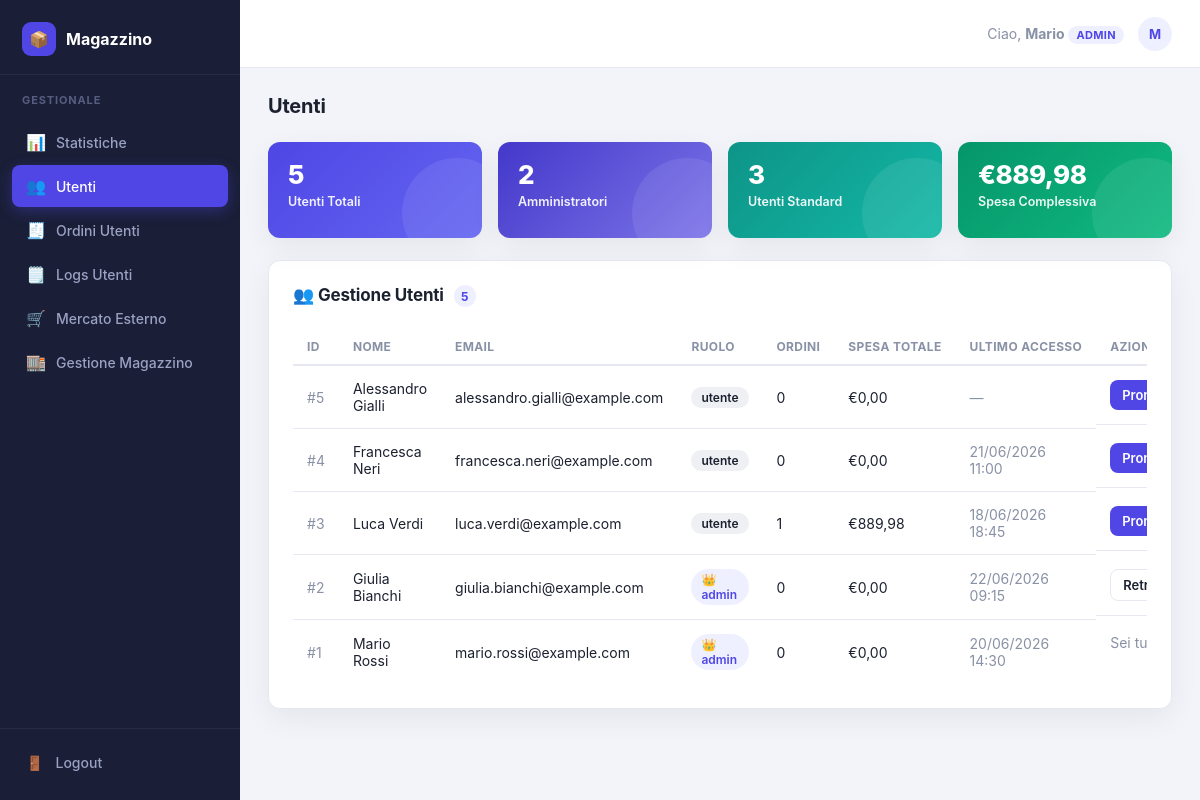
/admin_users.php (signed in), run on the app's committed database.
### tables this page shows
CREATE TABLE IF NOT EXISTS utenti (
    id INT AUTO_INCREMENT PRIMARY KEY,
    nome VARCHAR(100) NOT NULL,
    cognome VARCHAR(100) NOT NULL,
    email VARCHAR(100) NOT NULL UNIQUE,
    password VARCHAR(255) NOT NULL,
    tipo_utente ENUM('admin', 'user') NOT NULL DEFAULT 'user',
    data_registrazione TIMESTAMP DEFAULT CURRENT_TIMESTAMP,
    ultimo_accesso TIMESTAMP NULL DEFAULT NULL
);

### src/admin_users.php (the view, shortened to what this page needs)
<?php
$pdo = connect();
$utenti = $pdo->query("
    SELECT u.*,
           (SELECT COUNT(*) FROM ordini WHERE utente_id = u.id) AS num_ordini,
           (SELECT COALESCE(SUM(totale),0) FROM ordini WHERE utente_id = u.id) AS spesa_totale
    FROM utenti u
    ORDER BY tipo_utente DESC, nome ASC
")->fetchAll();
?>
<!DOCTYPE html>
<html lang="it">
<head>
<link rel="stylesheet" href="style.css">
</head>
<body>
<div class="app-shell">
    <aside class="sidebar">
        <div class="sidebar-brand">
            <span class="logo-mark">📦</span>
            <span>Magazzino</span>
        </div>
        <div class="sidebar-section-label">Gestionale</div>
        <nav class="sidebar-nav">
            <a href="admin_dashboard.php"><span class="nav-icon">📊</span> Statistiche</a>
            <a href="admin_users.php" class="active"><span class="nav-icon">👥</span> Utenti</a>
            <a href="admin_orders.php"><span class="nav-icon">🧾</span> Ordini Utenti</a>
            <a href="admin_logs.php"><span class="nav-icon">🗒️</span> Logs Utenti</a>
            <a href="admin_market.php"><span class="nav-icon">🛒</span> Mercato Esterno</a>
            <a href="admin_products.php"><span class="nav-icon">🏬</span> Gestione Magazzino</a>
        </nav>
        <div class="sidebar-footer">
            <a href="logout.php"><span class="nav-icon">🚪</span> Logout</a>
        </div>
    </aside>
    <div class="main-col">
        <header class="topbar">
            <div class="topbar-search"></div>
            <div class="topbar-actions">
                <span class="welcome">Ciao, <strong><?= htmlspecialchars($_SESSION['username']) ?></strong> <span class="badge-admin">Admin</span></span>
                <span class="user-chip"><?= strtoupper(substr($_SESSION['username'], 0, 1)) ?></span>
            </div>
        </header>
        <main class="page">
    <?php
    $totAdmin = 0; $spesaComplessiva = 0.0;
    foreach ($utenti as $uRow) {
        if ($uRow['tipo_utente'] === 'admin') $totAdmin++;
        $spesaComplessiva += (float)$uRow['spesa_totale'];
    }
    ?>
    <h2 class="page-title">Utenti</h2>
    <div class="stat-grid">
        <div class="stat-card c-indigo">
            <div class="stat-value"><?= count($utenti) ?></div>
            <div class="stat-label">Utenti Totali</div>
        </div>
        <div class="stat-card c-blue">
            <div class="stat-value"><?= $totAdmin ?></div>
            <div class="stat-label">Amministratori</div>
        </div>
        <div class="stat-card c-teal">
            <div class="stat-value"><?= count($utenti) - $totAdmin ?></div>
            <div class="stat-label">Utenti Standard</div>
        </div>
        <div class="stat-card c-green">
            <div class="stat-value">€<?= number_format($spesaComplessiva, 2, ',', '.') ?></div>
            <div class="stat-label">Spesa Complessiva</div>
        </div>
    </div>
    <section class="panel panel-wide">
        <div class="panel-header">
            <h2>👥 Gestione Utenti <span class="count-chip"><?= count($utenti) ?></span></h2>
        </div>
        <div class="table-scroll">
            <table class="data-table">
                <thead><tr><th>ID</th><th>Nome</th><th>Email</th><th>Ruolo</th><th>Ordini</th><th>Spesa totale</th><th>Ultimo accesso</th><th>Azioni</th></tr></thead>
                <tbody>
                <?php foreach ($utenti as $u): ?>
                    <tr>
                        <td class="cell-muted">#<?= $u['id'] ?></td>
                        <td><?= htmlspecialchars($u['nome'] . ' ' . $u['cognome']) ?></td>
                        <td><?= htmlspecialchars($u['email']) ?></td>
                        <td>
                            <span class="tag" style="<?= $u['tipo_utente'] === 'admin' ? 'background: var(--primary-soft); color: var(--primary);' : '' ?>">
                                <?= $u['tipo_utente'] === 'admin' ? '👑 admin' : 'utente' ?>
                            </span>
                        </td>
                        <td><?= (int) $u['num_ordini'] ?></td>
                        <td>€<?= number_format($u['spesa_totale'], 2, ',', '.') ?></td>
                        <td class="cell-muted"><?= $u['ultimo_accesso'] ? date('d/m/Y H:i', strtotime($u['ultimo_accesso'])) : '—' ?></td>
                        <td class="row-actions">
                            <?php if ((int) $u['id'] !== (int) $_SESSION['user_id']): ?>
                                <form method="post" style="display:inline;">
                                    <?php if ($u['tipo_utente'] === 'user'): ?>
                                        <button class="btn btn-sm btn-primary">Promuovi</button>
                                    <?php else: ?>
                                        <button class="btn btn-sm btn-ghost">Retrocedi</button>
                                    <?php endif; ?>
                                </form>
                            <?php else: ?>
                                <span class="cell-muted">Sei tu</span>
                            <?php endif; ?>
                        </td>
                    </tr>
                <?php endforeach; ?>
                </tbody>
            </table>
        </div>
    </section>
        </main>
    </div>
</div>
</body>
</html>

### data on the page
utenti: id "5", nome+cognome "Alessandro Gialli", email "alessandro.gialli@example.com", tipo_utente "utente", num_ordini "0", spesa_totale "0,00"
utenti: id "4", nome+cognome "Francesca Neri", email "francesca.neri@example.com", tipo_utente "utente", num_ordini "0", spesa_totale "0,00", ultimo_accesso "21/06/2026 11:00"
utenti: id "3", nome+cognome "Luca Verdi", email "luca.verdi@example.com", tipo_utente "utente", num_ordini "1", spesa_totale "889,98", ultimo_accesso "18/06/2026 18:45"
utenti: id "2", nome+cognome "Giulia Bianchi", email "giulia.bianchi@example.com", tipo_utente "👑 admin", num_ordini "0", spesa_totale "0,00", ultimo_accesso "22/06/2026 09:15"
utenti: id "1", nome+cognome "Mario Rossi", email "mario.rossi@example.com", tipo_utente "👑 admin", num_ordini "0", spesa_totale "0,00", ultimo_accesso "20/06/2026 14:30", shows "Sei tu"

### other printed values
$_SESSION['username'] "Mario"
substr($_SESSION['username'], 0, 1) "M"
count($utenti) "5"
$totAdmin "2"
count($utenti) - $totAdmin "3"
$spesaComplessiva "889,98"
